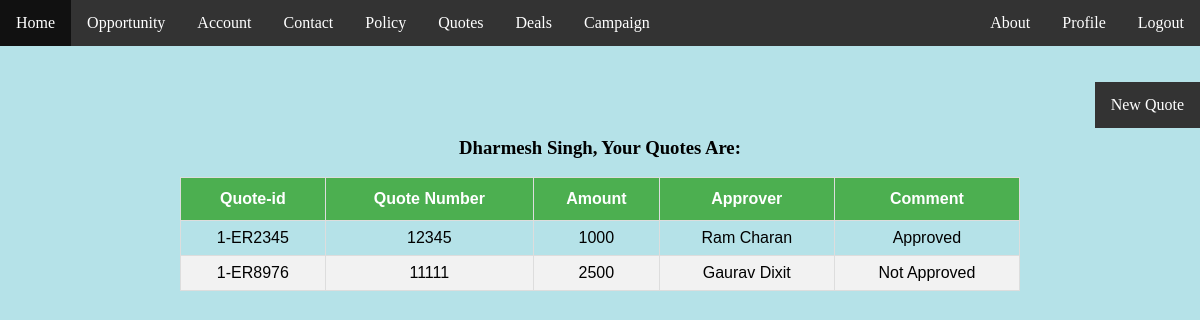
The app's page /quotes.php (signed in) with its own data.
### tables this page shows
CREATE TABLE `quotes` (
  `userid` int(11) NOT NULL,
  `quoteid` varchar(15) NOT NULL,
  `quotenumber` int(11) NOT NULL,
  `amount` decimal(10,0) NOT NULL,
  `approver` varchar(35) NOT NULL,
  `comments` varchar(30) NOT NULL
);

### quotes.php (the view, shortened to what this page needs)
<!doctype html>
    <html lang="en">
    <head>
    </head>
    <body>
      <?php
      include("navigationbar.php");
      $result = mysql_query("SELECT * from quotes where userid=".$_SESSION["userid"]);
      ?>
      <br><br>
      <a href="enterquotes.php" style="display: inline;float: right">New Quote</a>
      <br><br>
      <h3 align="center"><?php echo $_SESSION["Name"];?>, Your Quotes Are: </h3>
      <table id="quote" align="center" >
      <thead>
        <tr>
          <th>Quote-id</th>
          <th>Quote Number</th>
          <th>Amount</th>
          <th>Approver</th>
          <th>Comment</th>
        </tr>
      </thead>
      <tbody>
        <?php
          while($row = mysql_fetch_row($result)){
            echo
            "<tr>
              <td>{$row[1]}</td>
              <td>{$row[2]}</td>
              <td>{$row[3]}</td>
              <td>{$row[4]}</td>
              <td>{$row[5]}</td>
            </tr>\n";
          }
        ?>
      </tbody>
    </table>
    </body>
    </html>

### css/login.css (style rules this page uses)
body { background:#b5e2e8; font-family:Georgia, seri; size:12px; margin:0; padding:0; }

### quotes.php (style rules this page uses)
#quote { font-family: "Trebuchet MS", Arial, Helvetica, sans-serif; border-collapse: collapse; width: 70%; }
#quote td, #quote th { border: 1px solid #ddd; padding: 8px; text-align: center; }
#quote tr:nth-child(even) { background-color: #f2f2f2; }
#quote th { padding-top: 12px; padding-bottom: 12px; text-align: center; background-color: #4CAF50; color: white; }
a { display: block; color: white; text-align: center; padding: 14px 16px; text-decoration: none; background-color: #333; }

### records on screen
quotes: quoteid "1-ER2345", quotenumber "12345", amount "1000", approver "Ram Charan", comments "Approved"
quotes: quoteid "1-ER8976", quotenumber "11111", amount "2500", approver "Gaurav Dixit", comments "Not Approved"

### other values on screen
$_SESSION["Name"] "Dharmesh Singh"
